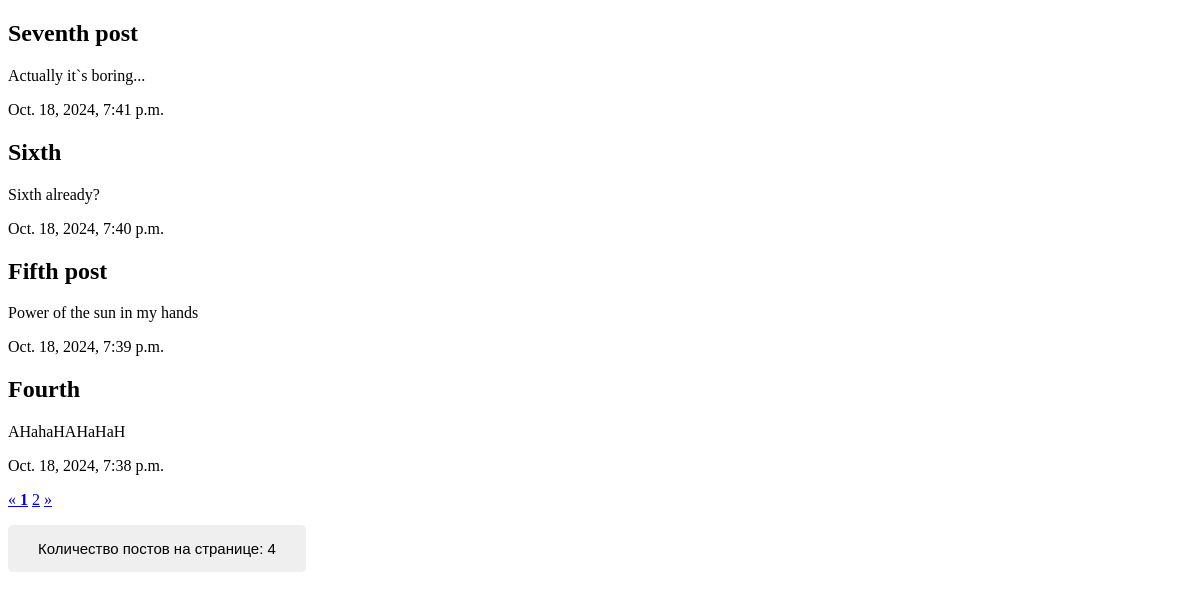
Screenshot of /?amount_of_posts=4 with the database file from the repository.
### taskapp/models.py (models this page shows)
class Post(models.Model):
    title = models.CharField(max_length=50)
    content = models.TextField()
    created_at = models.DateTimeField(auto_now_add=True)

### taskapp/views.py (the view)
# urls.py: path('', blog),
def blog(request):
    posts = Post.objects.all().order_by("-created_at")
    print(request.GET)
    if request.GET.get("amount_of_posts"):
        number = int(request.GET.get("amount_of_posts"))
    else:
        number = 3
    paginator = Paginator(posts, number)
    page_number = request.GET.get("page")
    page_obj = paginator.get_page(page_number)
    print(type(number))
    return render(request, "blog_template.html", {"page_obj": page_obj, "amount_of_posts": number,
                                                  "range": range(1, 5)})

### templates/blog_template.html (shortened to what this page needs)
{% load static %}
<!DOCTYPE html>
<html lang="en">
<head>
    <link rel = "stylesheet" type="text/css" href="{% static 'style.css' %}">
</head>
<body>
<div class="row">
  {% for post in page_obj %}
    <div class="col-md-4">
      <h2>{{ post.title }}</h2>
      <p>{{ post.content }}</p>
      <p>{{ post.created_at }}</p>
    </div>
  {% endfor %}
</div>
    {% if page_obj.has_other_pages %}
  <nav aria-label="Page navigation">
      {% if page_obj.has_previous %}
          <a class="page-link" href="?page={{ page_obj.previous_page_number }}&amount_of_posts={{ amount_of_posts }}" aria-label="Previous page">
            <span aria-hidden="true">&laquo;</span>
          </a>
      {% else %}
          <a class="page-link" href="#" aria-label="Previous">
              <span aria-hidden="true">&laquo;</span>
          </a>
      {% endif %}
      {% for i in page_obj.paginator.page_range %}
        {% if page_obj.number == i %}
            <a class="page-link" href='#'><strong>{{ i }}</strong></a>
        {% else %}
            <a class="page-link" href="?page={{ i }}&amount_of_posts={{ amount_of_posts }}">{{ i }}</a>
        {% endif %}
      {% endfor %}
      {% if page_obj.has_next %}
          <a class="page-link" href="?page={{ page_obj.next_page_number }}&amount_of_posts={{ amount_of_posts }}" aria-label="Next page">
            <span aria-hidden="true">&raquo;</span>
          </a>
      {% else %}
          <a class="page-link" href="#" aria-label="Next">
            <span aria-hidden="true">&raquo;</span>
          </a>
      {% endif %}
  </nav>
    {% endif %}
<p>
    <div class="dropdown">
        <button>Количество постов на странице: {{ amount_of_posts }}</button>
    </div>
</p>
</body>
</html>

### static/style.css (style rules this page uses)
.dropdown { display: inline-block; position: relative; }
button { border:none; border-radius:5px; padding:15px 30px; font-size:15px; cursor:pointer; }

### rows the page displays
Post: title "Seventh post", content "Actually it`s boring...", created_at "Oct. 18, 2024, 7:41 p.m."
Post: title "Sixth", content "Sixth already?", created_at "Oct. 18, 2024, 7:40 p.m."
Post: title "Fifth post", content "Power of the sun in my hands", created_at "Oct. 18, 2024, 7:39 p.m."
Post: title "Fourth", content "AHahaHAHaHaH", created_at "Oct. 18, 2024, 7:38 p.m."

### other values shown
{{ i }} "1"
{{ i }} "2"
{{ amount_of_posts }} "4"
